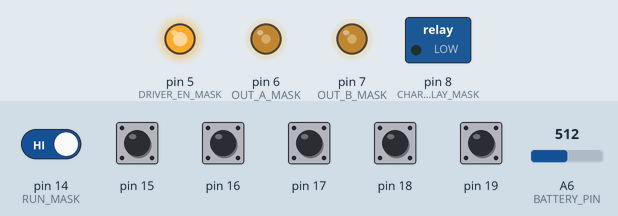
The sketch below on a simulated Arduino Nano, built with avr-gcc and run on an emulated ATmega328P. Shown: switched loads named in the sketch (green lamp = pin HIGH), output pins drawn as LEDs (lit = HIGH). Inputs (shaded band) come from the test bench; at power-on: pin 14 (RUN_MASK), pin 15–19 HIGH, A6 (BATTERY_PIN) = 512.

Above: at 2.2 s.
2.3 s: pin 14 (RUN_MASK) driven LOW
At 8.3 s:
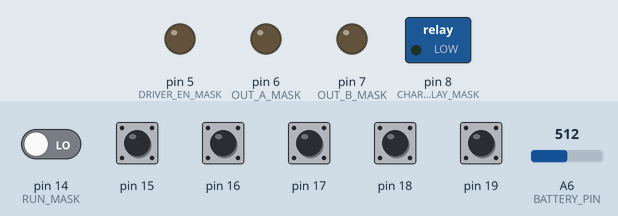
8.8 s: pin 14 (RUN_MASK) driven HIGH
At 8.98 s:
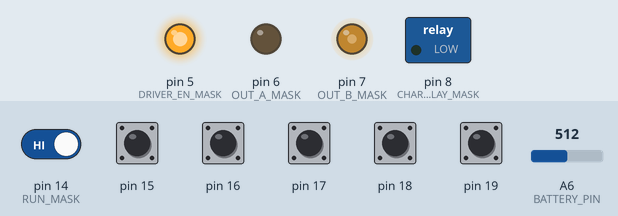
Timing chart, 0 to 11.8 s (numbered marks = the images above; inputs shaded):
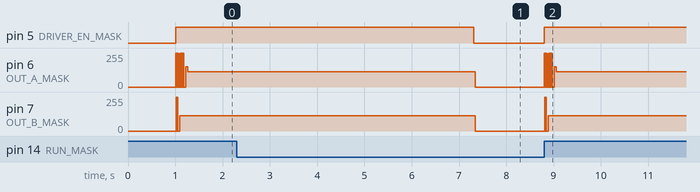

Measured:
- after the input at 2.3 s, pin 5 (DRIVER_EN_MASK): HIGH → LOW after 5.0 s; pin 6 (OUT_A_MASK), pin 7 (OUT_B_MASK): 115/255 → 0/255 after 5.0 s
- after the input at 8.8 s, pin 5 (DRIVER_EN_MASK): LOW → HIGH at once; pin 7 (OUT_B_MASK): 0/255 → 115/255 at once

The sketch:

ArduinoUPS.ino
```cpp
/*
  ArduinoUPS — испытательный генератор и контроль АКБ
  Плата: Arduino Nano, ATmega328P, 16 МГц.

  A0 / PC0 — RUN: HIGH = генерация нужна, LOW = сеть появилась
  A6 / ADC6 — измерение напряжения аккумулятора через делитель
  D5 / PD5 — DRIVER_EN: общее разрешение драйверов, активный HIGH
  D6 / PD6 — OUT_A: первое плечо, активный HIGH
  D7 / PD7 — OUT_B: второе плечо, активный HIGH
  D8 / PB0 — CHARGE_RELAY: управление реле зарядки, активный HIGH

  На D5, D6, D7 и D8 обязательны внешние подтяжки к GND.
  До подключения силовой части проверить все сигналы осциллографом.
*/

// ======================================================
// ПОЛЬЗОВАТЕЛЬСКИЕ НАСТРОЙКИ
// ======================================================

// Настройки генератора
#define UPS_FREQUENCY_HZ                    50  // Частота выходного сигнала, Гц
#define UPS_DEADTIME_PERCENT                10  // Мёртвое время, % от полупериода
#define UPS_STARTUP_DELAY_MS              1000  // Пауза после включения МК, мс
#define UPS_RUN_OFF_DELAY_MS              5000  // Время устойчивого RUN=LOW до остановки, мс
#define UPS_DRIVER_ENABLE_DELAY_MS            1  // Пауза после разрешения драйверов, мс

// Настройки измерения аккумулятора
#define BATTERY_MEASURE_INTERVAL_MS       1000  // Период измерения напряжения АКБ, мс
#define BATTERY_ADC_SAMPLES                 16  // Количество измерений АЦП для усреднения
#define BATTERY_ADC_REFERENCE_MV          1100UL // Опорное напряжение INTERNAL, мВ; уточнить калибровкой
#define BATTERY_DIVIDER_TOP_OHM         330000UL // Верхний резистор делителя: АКБ+ -> A6, Ом
#define BATTERY_DIVIDER_BOTTOM_OHM       10000UL // Нижний резистор делителя: A6 -> GND, Ом

// Пороговые напряжения АКБ — позднее будут настраиваться из меню
#define BATTERY_GENERATOR_STOP_CV             0 // Запрет генерации ниже этого напряжения, сотые В; 0 = отсечка отключена
#define BATTERY_GENERATOR_RECOVERY_CV         0 // Снятие запрета выше этого напряжения, сотые В; 0 = отсечка отключена
#define BATTERY_CHARGE_ON_CV                  0 // Включить заряд ниже этого напряжения, сотые В; пока не используется
#define BATTERY_CHARGE_OFF_CV                 0 // Выключить заряд выше этого напряжения, сотые В; пока не используется

// Коды причин запрета генерации. Каждому модулю принадлежит свой бит.
#define BLOCK_BATTERY_LOW                   0x01 // Бит 0: низкое напряжение аккумулятора
#define BLOCK_OVERHEAT                      0x02 // Бит 1: перегрев
#define BLOCK_OVERLOAD                      0x04 // Бит 2: перегрузка
#define BLOCK_MAINS_FAULT                   0x08 // Бит 3: неисправность/недопустимое состояние сети
#define BLOCK_SENSOR_FAULT                  0x10 // Бит 4: неисправность датчика
#define BLOCK_RESERVED_5                   0x20 // Бит 5: резерв
#define BLOCK_RESERVED_6                   0x40 // Бит 6: резерв
#define BLOCK_RESERVED_7                   0x80 // Бит 7: резерв

#include <Arduino.h>
#include <avr/io.h>
#include <avr/interrupt.h>

// ======================================================
// ПИНЫ И РАБОЧИЕ ПЕРЕМЕННЫЕ
// ======================================================

#define RUN_MASK          _BV(PC0)  // A0: вход датчика сети / RUN
#define BATTERY_PIN       A6        // A6: аналоговый вход измерения АКБ
#define DRIVER_EN_MASK    _BV(PD5)  // D5: разрешение драйверов
#define OUT_A_MASK        _BV(PD6)  // D6: первое плечо
#define OUT_B_MASK        _BV(PD7)  // D7: второе плечо
#define CHARGE_RELAY_MASK _BV(PB0)  // D8: выход управления реле зарядки

#define OUTPUT_MASK       (DRIVER_EN_MASK | OUT_A_MASK | OUT_B_MASK)
#define BRIDGE_MASK       (OUT_A_MASK | OUT_B_MASK)

// Время между событиями таймера. Эти значения рассчитываются
// при инициализации из частоты и процента dead time.
volatile uint16_t activeTicks = 0;
volatile uint16_t deadTimeTicks = 0;

bool generatorTimingValid = false;
volatile bool generatorRunning = false;

// Общий байт причин запрета: 0 — причин запрета нет, любое ненулевое
// значение запрещает запуск. Каждый модуль меняет только свой бит.
// setup() выполняет первое измерение до входа в loop(); запрет выставляется
// только если измерение действительно обнаружит низкое напряжение/ошибку порогов.
volatile uint8_t generatorBlockFlags = 0;

// Последнее измеренное напряжение аккумулятора и время последнего измерения.
uint16_t batteryVoltageCentiV = 0; // Напряжение АКБ в сотых долях вольта: 1234 = 12,34 В
uint32_t lastBatteryMeasureMs = 0;

// Состояние последовательности событий Timer1.
enum TimerPhase : uint8_t {
  EVENT_END_A,    // Окончание импульса A: выключить оба плеча, начать DT.
  EVENT_START_B,  // Окончание DT: включить плечо B.
  EVENT_END_B,    // Окончание импульса B: выключить оба плеча, начать DT.
  EVENT_START_A   // Окончание DT: остановиться или включить плечо A.
};

volatile TimerPhase timerPhase = EVENT_END_A;

// Подтверждение присутствия сети: RUN=LOW должен быть непрерывным 5 секунд.
bool runLowTiming = false;
bool mainsPresentConfirmed = false;
uint32_t runLowSince = 0;

// Запрос остановки фиксируется до завершения полного цикла A + B.
volatile bool stopRequested = false;

// ======================================================
// ЗАПУСК И ОСТАНОВКА ГЕНЕРАТОРА
// ======================================================

void stopGenerator() {
  const uint8_t savedSREG = SREG;
  cli();

  // Остановить Timer1 и одновременно выключить DRIVER_EN, OUT_A и OUT_B.
  TCCR1B = 0;
  TIMSK1 = 0;
  PORTD &= static_cast<uint8_t>(~OUTPUT_MASK);
  TIFR1 = _BV(OCF1A);

  stopRequested = false;
  generatorRunning = false;
  timerPhase = EVENT_END_A;

  SREG = savedSREG;
}

void startGenerator() {
  if (!generatorTimingValid || generatorRunning || generatorBlockFlags != 0) {
    return;
  }

  // Сначала разрешаем драйверы при закрытых плечах.
  const uint8_t savedSREG = SREG;
  cli();

  TCCR1B = 0;
  TIMSK1 = 0;
  PORTD &= static_cast<uint8_t>(~BRIDGE_MASK);
  PORTD |= DRIVER_EN_MASK;

  SREG = savedSREG;

  delay(UPS_DRIVER_ENABLE_DELAY_MS);

  // Если RUN сняли или появился запрет во время выдержки, не запускаемся.
  if ((PINC & RUN_MASK) == 0 || generatorBlockFlags != 0) {
    stopGenerator();
    return;
  }

  const uint8_t startSREG = SREG;
  cli();

  // Каждый запуск начинается с плеча A.
  TCNT1 = 0;
  OCR1A = activeTicks;
  TIFR1 = _BV(OCF1A) | _BV(TOV1);

  timerPhase = EVENT_END_A;
  stopRequested = false;

  PORTD &= static_cast<uint8_t>(~BRIDGE_MASK);
  PORTD |= OUT_A_MASK;

  TIMSK1 = _BV(OCIE1A);
  TCCR1B = _BV(CS11);  // Timer1: Normal mode, предделитель 8.

  generatorRunning = true;
  runLowTiming = false;

  SREG = startSREG;
}

// ======================================================
// ИЗМЕРЕНИЕ НАПРЯЖЕНИЯ АККУМУЛЯТОРА
// ======================================================

void measureBatteryVoltage() {
  uint32_t adcSum = 0;

  // Усредняем несколько измерений ADC6.
  for (uint8_t i = 0; i < BATTERY_ADC_SAMPLES; i++) {
    adcSum += analogRead(BATTERY_PIN);
  }

  // Округляем среднее значение АЦП до целого отсчёта.
  const uint16_t adcAverage =
      (adcSum + (BATTERY_ADC_SAMPLES / 2)) / BATTERY_ADC_SAMPLES;

  // Коэффициент делителя в сотых: для 330 кОм / 10 кОм получится 3400.
  const uint32_t dividerRatioX100 =
      ((BATTERY_DIVIDER_TOP_OHM + BATTERY_DIVIDER_BOTTOM_OHM) * 100UL) /
      BATTERY_DIVIDER_BOTTOM_OHM;

  // Результат — сотые доли вольта. Вся арифметика целочисленная.
  // При текущем делителе промежуточное произведение помещается в uint32_t.
  batteryVoltageCentiV =
      (static_cast<uint32_t>(adcAverage) * BATTERY_ADC_REFERENCE_MV *
       dividerRatioX100) / (1023UL * 1000UL);

  // Если оба порога равны нулю, батарейная отсечка пока отключена для макета.
  if (BATTERY_GENERATOR_STOP_CV == 0 &&
      BATTERY_GENERATOR_RECOVERY_CV == 0) {
    generatorBlockFlags &= static_cast<uint8_t>(~BLOCK_BATTERY_LOW);
    return;
  }

  // Если пороги заданы неправильно, оставляем генерацию запрещённой.
  if (BATTERY_GENERATOR_STOP_CV <= 0 ||
      BATTERY_GENERATOR_RECOVERY_CV <= BATTERY_GENERATOR_STOP_CV) {
    generatorBlockFlags |= BLOCK_BATTERY_LOW;
    return;
  }

  // Низкое напряжение защёлкивает запрет. Самостоятельное повышение
  // напряжения после снятия нагрузки не снимает BLOCK_BATTERY_LOW.
  // Сброс разрешается отдельно в loop() только после подтверждения сети.
  if (batteryVoltageCentiV <= BATTERY_GENERATOR_STOP_CV) {
    generatorBlockFlags |= BLOCK_BATTERY_LOW;
  }
}

// ======================================================
// ИНИЦИАЛИЗАЦИЯ
// ======================================================

void setup() {
  // Самое первое действие — принудительно установить D5, D6 и D7 в LOW.
  const uint8_t savedSREG = SREG;
  cli();

  PORTD &= static_cast<uint8_t>(~OUTPUT_MASK);
  DDRD |= OUTPUT_MASK;

  // D8 — выход реле зарядки. Пока зарядное управление не реализовано,
  // реле всегда остаётся выключенным.
  PORTB &= static_cast<uint8_t>(~CHARGE_RELAY_MASK);
  DDRB |= CHARGE_RELAY_MASK;

  // Timer1 полностью остановлен до отдельной команды запуска.
  TIMSK1 = 0;
  TCCR1A = 0;
  TCCR1B = 0;
  TCCR1C = 0;
  TCNT1 = 0;
  OCR1A = 0;
  OCR1B = 0;
  TIFR1 = _BV(ICF1) | _BV(OCF1A) | _BV(OCF1B) | _BV(TOV1);

  // A0 / PC0 — вход RUN, внутренняя подтяжка отключена.
  DDRC &= static_cast<uint8_t>(~RUN_MASK);
  PORTC &= static_cast<uint8_t>(~RUN_MASK);

  SREG = savedSREG;

  // Рассчитываем интервалы Timer1.
  // 16 МГц / 8 = 2 МГц; один отсчёт равен 0,5 мкс.
  const uint32_t timerClockHz = F_CPU / 8UL;
  uint32_t halfPeriodTicks = 0;
  uint32_t calculatedDeadTicks = 0;
  uint32_t calculatedActiveTicks = 0;

  if (UPS_FREQUENCY_HZ > 0 &&
      UPS_DEADTIME_PERCENT > 0 &&
      UPS_DEADTIME_PERCENT < 100) {

    halfPeriodTicks = timerClockHz / (2UL * UPS_FREQUENCY_HZ);
    calculatedDeadTicks =
        (halfPeriodTicks * UPS_DEADTIME_PERCENT) / 100UL;
    calculatedActiveTicks = halfPeriodTicks - calculatedDeadTicks;

    // Каждый интервал должен помещаться в 16-битный Timer1.
    if (halfPeriodTicks <= 65535UL &&
        calculatedDeadTicks >= 100UL &&
        calculatedActiveTicks >= 100UL &&
        calculatedDeadTicks <= 65535UL &&
        calculatedActiveTicks <= 65535UL) {

      deadTimeTicks = static_cast<uint16_t>(calculatedDeadTicks);
      activeTicks = static_cast<uint16_t>(calculatedActiveTicks);
      generatorTimingValid = true;
    }
  }

  // Выбираем внутреннюю опору АЦП ATmega328P — INTERNAL (номинально 1,1 В).
  analogReference(INTERNAL);
  delay(5);  // Время на установление внутренней опоры.

  // Первые преобразования после переключения опоры отбрасываем.
  for (uint8_t i = 0; i < 4; i++) {
    analogRead(BATTERY_PIN);
  }

  // Стартовая выдержка перед первой оценкой состояния АКБ и RUN.
  delay(UPS_STARTUP_DELAY_MS);

  measureBatteryVoltage();
  lastBatteryMeasureMs = millis();
}

// ======================================================
// ОСНОВНОЙ ЦИКЛ
// ======================================================

void loop() {
  const uint32_t now = millis();
  const bool runIsHigh = (PINC & RUN_MASK) != 0;

  if (!generatorTimingValid) {
    return;
  }

  // Подтверждаем появление сети только после 5 секунд непрерывного RUN=LOW.
  // Это же подтверждение используется для разрешения восстановления защёлки АКБ.
  if (!runIsHigh) {
    if (!runLowTiming) {
      runLowTiming = true;
      runLowSince = now;
    } else if (now - runLowSince >= UPS_RUN_OFF_DELAY_MS) {
      mainsPresentConfirmed = true;
    }
  } else {
    // При пропадании сети подтверждение сбрасывается, защёлка АКБ сохраняется.
    runLowTiming = false;
    mainsPresentConfirmed = false;
  }

  // Измеряем напряжение АКБ раз в секунду, не блокируя Timer1.
  if (now - lastBatteryMeasureMs >= BATTERY_MEASURE_INTERVAL_MS) {
    lastBatteryMeasureMs = now;
    measureBatteryVoltage();
  }

  // Снять батарейную защёлку можно только при подтверждённой сети
  // и фактическом достижении напряжения восстановления.
  if (mainsPresentConfirmed &&
      BATTERY_GENERATOR_STOP_CV > 0 &&
      BATTERY_GENERATOR_RECOVERY_CV > BATTERY_GENERATOR_STOP_CV &&
      batteryVoltageCentiV >= BATTERY_GENERATOR_RECOVERY_CV) {
    generatorBlockFlags &= static_cast<uint8_t>(~BLOCK_BATTERY_LOW);
  }

  if (generatorRunning) {
    // Любая причина из общего байта запрещает генерацию без задержки RUN.
    if (generatorBlockFlags != 0 || mainsPresentConfirmed) {
      stopRequested = true;
    }

    if (stopRequested) {
      return;
    }
    return;
  }

  // RUN=HIGH включает генерацию сразу, если нет ни одной причины запрета.
  if (runIsHigh && generatorBlockFlags == 0) {
    startGenerator();
  }
}

// ======================================================
// ПРЕРЫВАНИЕ TIMER1 — ЧЕРЕДОВАНИЕ ПЛЕЧ
// ======================================================

ISR(TIMER1_COMPA_vect) {
  switch (timerPhase) {
    case EVENT_END_A:
      // Окончился импульс A: выключаем оба плеча и выдерживаем DT.
      PORTD &= static_cast<uint8_t>(~BRIDGE_MASK);
      OCR1A += deadTimeTicks;
      timerPhase = EVENT_START_B;
      break;

    case EVENT_START_B:
      // DT после A завершён: включаем плечо B.
      PORTD |= OUT_B_MASK;
      OCR1A += activeTicks;
      timerPhase = EVENT_END_B;
      break;

    case EVENT_END_B:
      // Окончился импульс B: выключаем оба плеча и выдерживаем DT.
      PORTD &= static_cast<uint8_t>(~BRIDGE_MASK);
      OCR1A += deadTimeTicks;
      timerPhase = EVENT_START_A;
      break;

    case EVENT_START_A:
      // DT после B завершён: здесь можно завершить полный цикл A+B.
      if (stopRequested) {
        TCCR1B = 0;
        TIMSK1 = 0;

        // Все сигналы генератора выключаются только после полного цикла A+B.
        PORTD &= static_cast<uint8_t>(~OUTPUT_MASK);

        timerPhase = EVENT_END_A;
        stopRequested = false;
        generatorRunning = false;
      } else {
        PORTD |= OUT_A_MASK;
        OCR1A += activeTicks;
        timerPhase = EVENT_END_A;
      }
      break;
  }
}
```
